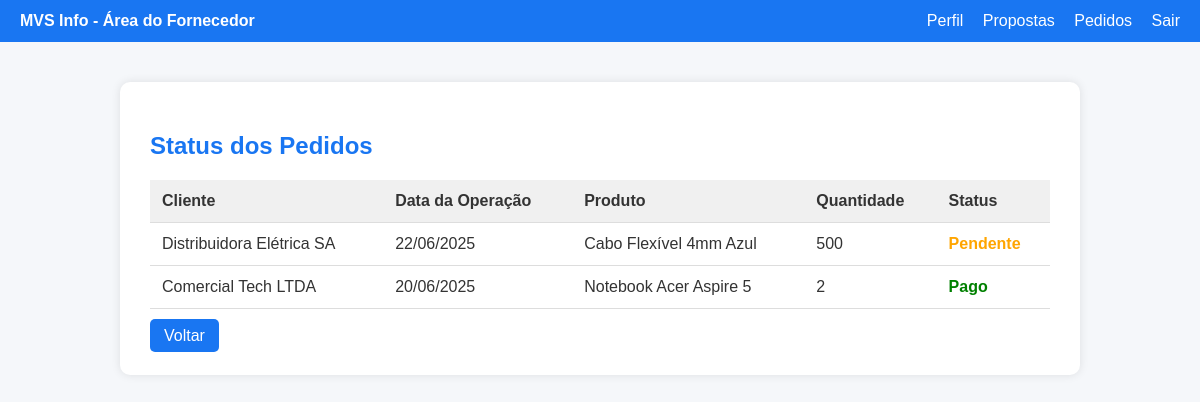
/Projeto/MVSinfo/Projeto/php/area-fornecedor/status-pedido.php (signed in), run on the app's committed database.
### tables this page shows
CREATE TABLE operacao (
    id_operacao INT PRIMARY KEY AUTO_INCREMENT,
    fk_usuario_id_usuario INT,
    data_operacao DATE,
    prazo_entrega VARCHAR(50),
    data_pagamento DATE,
    status_pagamento VARCHAR(50),
    valor_total_compra DECIMAL(10,2),
    fk_transportadora_id_transportadora INT,
    fk_tipo_operacao_id_tipo_operacao INT,
    FOREIGN KEY (fk_usuario_id_usuario) REFERENCES usuario(id_usuario),
    FOREIGN KEY (fk_transportadora_id_transportadora) REFERENCES transportadora(id_transportadora),
    FOREIGN KEY (fk_tipo_operacao_id_tipo_operacao) REFERENCES tipo_operacao(id_tipo_operacao)
);

CREATE TABLE usuario (
    id_usuario INT PRIMARY KEY AUTO_INCREMENT,
    cnpj VARCHAR(18),
    razao_social VARCHAR(255),
    inscricao_estadual VARCHAR(20),
    contato VARCHAR(100),
    telefone VARCHAR(20),
    email VARCHAR(100),
    tipo_usuario INT,
    cep VARCHAR(10),
    logradouro VARCHAR(100),
    numero INT,
    complemento VARCHAR(50),
    bairro VARCHAR(50),
    cidade VARCHAR(50),
    estado VARCHAR(2),
    login VARCHAR(50),
    senha VARCHAR(100),
    FOREIGN KEY (tipo_usuario) REFERENCES tipoUsuario(id_tipo_usuario)
);

CREATE TABLE produtos (
    id_produto INT PRIMARY KEY AUTO_INCREMENT,
    descricao VARCHAR(100),
    ncm VARCHAR(20),
    marca VARCHAR(50),
    unidade_medida VARCHAR(20),
    fk_categoria_id_categoria INT,
    FOREIGN KEY (fk_categoria_id_categoria) REFERENCES categoria(id_categoria)
);

CREATE TABLE operacao_produto (
    id_operacao INT,
    id_produto INT,
    quantidade INT,
    valor_unitario DECIMAL(10,2),
    valor_total_produtos DECIMAL(10,2),
    margem_lucro DECIMAL(5,2),
    imposto DECIMAL(5,2),
    preco_venda DECIMAL(10,2),
    PRIMARY KEY (id_operacao, id_produto),
    FOREIGN KEY (id_operacao) REFERENCES operacao(id_operacao),
    FOREIGN KEY (id_produto) REFERENCES produtos(id_produto)
);

### Projeto/MVSinfo/Projeto/php/area-fornecedor/status-pedido.php (the view, shortened to what this page needs)
<?php
$conexao = new conexao();
$pdo = $conexao->getPdo();
$fornecedorId = $_SESSION['id_usuario'] ?? null;
$sql = "
    SELECT
      o.id_operacao,
      o.data_operacao,
      o.status_pagamento,
      u.razao_social AS cliente,
      p.descricao AS produto,
      op.quantidade
    FROM operacao o
    JOIN usuario u ON o.fk_usuario_id_usuario = u.id_usuario
    JOIN operacao_produto op ON o.id_operacao = op.id_operacao
    JOIN produtos p ON op.id_produto = p.id_produto
    JOIN fornecedor_categoria fc ON p.fk_categoria_id_categoria = fc.id_categoria
    WHERE fc.id_fornecedor = :id_fornecedor
      AND o.fk_tipo_operacao_id_tipo_operacao IN (1, 2) -- 1=Venda, 2=Compra (ajuste se quiser outro filtro)
    ORDER BY o.data_operacao DESC
";
$stmt = $pdo->prepare($sql);
$stmt->execute([':id_fornecedor' => $fornecedorId]);
$compras = $stmt->fetchAll(PDO::FETCH_ASSOC);
?>
<!DOCTYPE html>
<html lang="pt-BR">
<head>
    <link rel="stylesheet" href="/Projeto/MVSinfo/Projeto/css/styles.css" />
</head>
<body>
    <div class="navbar">
        <div><strong>MVS Info - Área do Fornecedor</strong></div>
        <div>
            <a href="area-fornecedor.php">Perfil</a>
            <a href="propostas.php">Propostas</a>
            <a href="status-pedido.php">Pedidos</a>
            <a href="../logout.php">Sair</a>
        </div>
    </div>
    <div class="container">
        <h2>Status dos Pedidos</h2>
        <?php if (count($compras) > 0) : ?>
            <table>
                <thead>
                    <tr>
                        <th>Cliente</th>
                        <th>Data da Operação</th>
                        <th>Produto</th>
                        <th>Quantidade</th>
                        <th>Status</th>
                    </tr>
                </thead>
                <tbody>
                    <?php foreach ($compras as $compra) : ?>
                        <?php
                        $statusClass = '';
                        switch (strtolower($compra['status_pagamento'])) {
                            case 'pago':
                            case 'aprovado':
                                $statusClass = 'status-aprovado';
                                break;
                            case 'pendente':
                                $statusClass = 'status-pendente';
                                break;
                        }
                        ?>
                        <tr>
                            <td><?= htmlspecialchars($compra['cliente']) ?></td>
                            <td><?= date('d/m/Y', strtotime($compra['data_operacao'])) ?></td>
                            <td><?= htmlspecialchars($compra['produto']) ?></td>
                            <td><?= intval($compra['quantidade']) ?></td>
                            <td class="<?= $statusClass ?>"><?= htmlspecialchars($compra['status_pagamento']) ?></td>
                        </tr>
                    <?php endforeach; ?>
                </tbody>
            </table>
        <?php else : ?>
            <p>Nenhum pedido encontrado para você.</p>
        <?php endif; ?>
        <br>
        <a href="area-fornecedor.php" class="btn">Voltar</a>
    </div>
</body>
</html>

### Projeto/MVSinfo/Projeto/css/styles.css (style rules this page uses)
body { font-family: 'Segoe UI', Tahoma, Geneva, Verdana, sans-serif; background-color: #f9f9f9; color: #333; margin: 0; padding: 0; }
:root { --primary-color: #007bc1; --secondary-color: #f1f1f1; --dark-color: #111; }
.navbar { background-color: var(--primary-color); }

### Projeto/MVSinfo/Projeto/php/area-fornecedor/status-pedido.php (style rules this page uses)
body { background-color: #f5f7fa; font-family: Arial, sans-serif; }
.navbar { background-color: #1976f2; color: white; padding: 12px 20px; display: flex; justify-content: space-between; align-items: center; }
.navbar a { color: white; margin-left: 15px; text-decoration: none; }
.container { max-width: 900px; margin: 40px auto; background: white; padding: 30px; border-radius: 10px; box-shadow: 0 0 10px rgba(0, 0, 0, 0.1); }
h2 { color: #1976f2; margin-bottom: 20px; }
table { width: 100%; border-collapse: collapse; margin-top: 10px; }
th, td { padding: 12px; border-bottom: 1px solid #ddd; text-align: left; }
th { background-color: #f0f0f0; }
.status-aprovado { color: green; font-weight: bold; }
.status-pendente { color: orange; font-weight: bold; }
.btn { padding: 8px 14px; border: none; border-radius: 5px; background-color: #1976f2; color: white; text-decoration: none; cursor: pointer; }

### data on the page
operacao: fk_usuario_id_usuario.razao_social "Distribuidora Elétrica SA", data_operacao "22/06/2025", produtos.descricao "Cabo Flexível 4mm Azul", operacao_produto.quantidade "500", status_pagamento "Pendente"
operacao: fk_usuario_id_usuario.razao_social "Comercial Tech LTDA", data_operacao "20/06/2025", produtos.descricao "Notebook Acer Aspire 5", operacao_produto.quantidade "2", status_pagamento "Pago"
